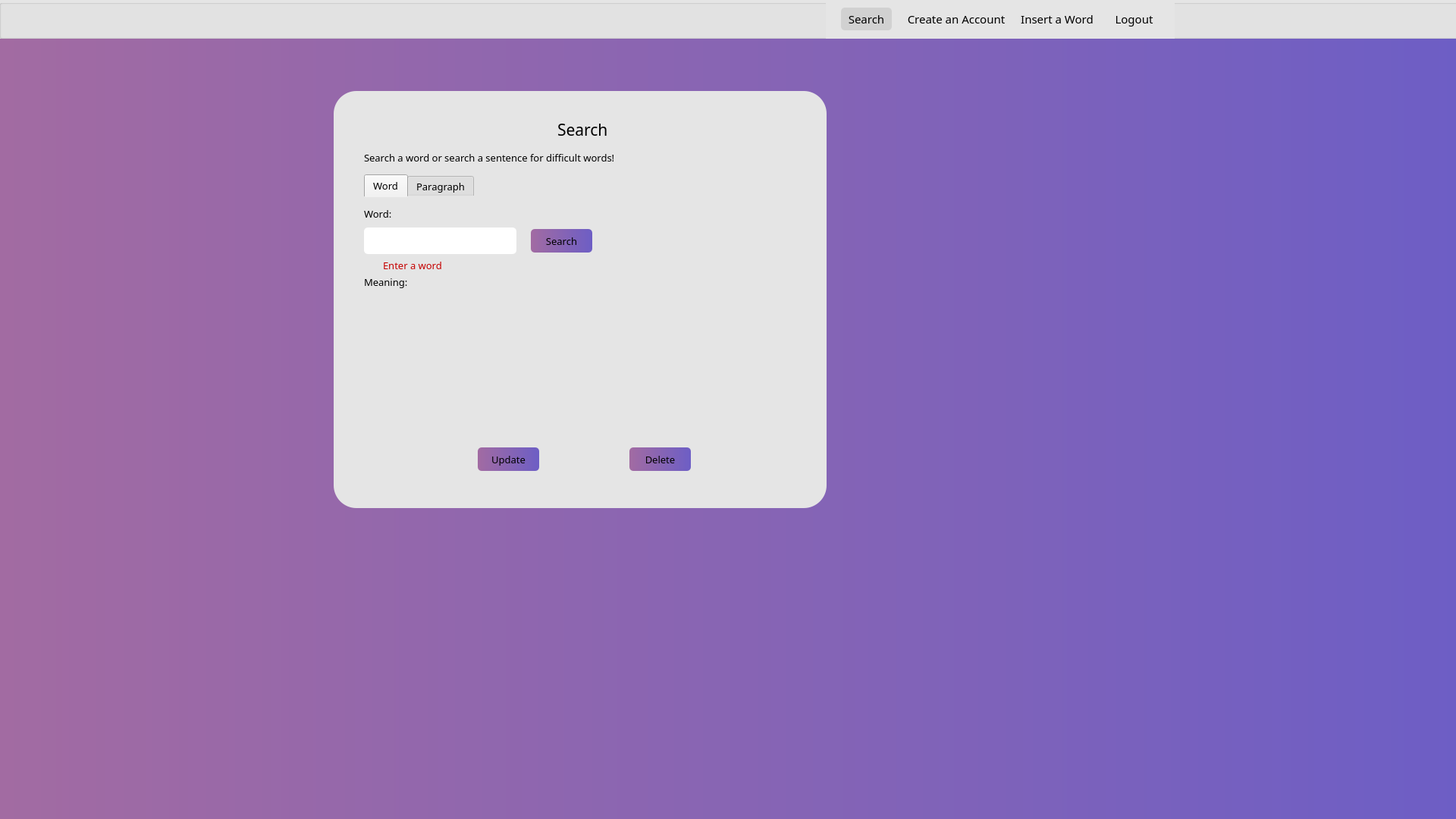
<?xml version="1.0" encoding="UTF-8"?>
<ui version="4.0">
 <class>search_main</class>
 <widget class="QWidget" name="search_main">
  <property name="geometry">
   <rect>
    <x>0</x>
    <y>0</y>
    <width>1920</width>
    <height>1080</height>
   </rect>
  </property>
  <property name="sizePolicy">
   <sizepolicy hsizetype="Preferred" vsizetype="Expanding">
    <horstretch>0</horstretch>
    <verstretch>0</verstretch>
   </sizepolicy>
  </property>
  <property name="baseSize">
   <size>
    <width>0</width>
    <height>0</height>
   </size>
  </property>
  <property name="font">
   <font>
    <family>Poppins Medium</family>
    <pointsize>10</pointsize>
   </font>
  </property>
  <property name="windowTitle">
   <string>MainWindow</string>
  </property>
  <property name="autoFillBackground">
   <bool>false</bool>
  </property>
  <property name="styleSheet">
   <string notr="true">background-color: qlineargradient(spread:pad, x1:0, y1:0, x2:1, y2:0, stop:0 #A26BA2, stop:1 #6D5EC5);
</string>
  </property>
  <widget class="QWidget" name="centralwidget" native="true">
   <property name="geometry">
    <rect>
     <x>0</x>
     <y>0</y>
     <width>1920</width>
     <height>1080</height>
    </rect>
   </property>
   <widget class="QGroupBox" name="groupBox_2">
    <property name="geometry">
     <rect>
      <x>-1</x>
      <y>0</y>
      <width>1931</width>
      <height>51</height>
     </rect>
    </property>
    <property name="styleSheet">
     <string notr="true">background: #E5E5E5;</string>
    </property>
    <property name="title">
     <string/>
    </property>
    <widget class="QWidget" name="layoutWidget">
     <property name="geometry">
      <rect>
       <x>1090</x>
       <y>0</y>
       <width>460</width>
       <height>51</height>
      </rect>
     </property>
     <layout class="QHBoxLayout" name="horizontalLayout">
      <property name="spacing">
       <number>20</number>
      </property>
      <property name="leftMargin">
       <number>20</number>
      </property>
      <property name="rightMargin">
       <number>20</number>
      </property>
      <item>
       <widget class="QPushButton" name="search_mainNavSearch">
        <property name="font">
         <font>
          <family>Poppins Medium</family>
          <pointsize>11</pointsize>
         </font>
        </property>
        <property name="cursor">
         <cursorShape>ArrowCursor</cursorShape>
        </property>
        <property name="styleSheet">
         <string notr="true">border-radius: 5px;
background: #D1D1D1;
height: 30px;
width: 50px;

</string>
        </property>
        <property name="text">
         <string>Search</string>
        </property>
       </widget>
      </item>
      <item>
       <widget class="QPushButton" name="search_mainCreateAccount">
        <property name="font">
         <font>
          <family>Poppins Medium</family>
          <pointsize>11</pointsize>
         </font>
        </property>
        <property name="cursor">
         <cursorShape>PointingHandCursor</cursorShape>
        </property>
        <property name="styleSheet">
         <string notr="true">background: #E5E5E5;
border-radius: 5px;
</string>
        </property>
        <property name="text">
         <string>Create an Account</string>
        </property>
       </widget>
      </item>
      <item>
       <widget class="QPushButton" name="search_mainNavInsert">
        <property name="font">
         <font>
          <family>Poppins Medium</family>
          <pointsize>11</pointsize>
         </font>
        </property>
        <property name="cursor">
         <cursorShape>PointingHandCursor</cursorShape>
        </property>
        <property name="styleSheet">
         <string notr="true">background: #E5E5E5;
border-radius: 5px;
</string>
        </property>
        <property name="text">
         <string>Insert a Word</string>
        </property>
       </widget>
      </item>
      <item>
       <widget class="QPushButton" name="search_mainLogout">
        <property name="font">
         <font>
          <family>Poppins Medium</family>
          <pointsize>11</pointsize>
         </font>
        </property>
        <property name="cursor">
         <cursorShape>PointingHandCursor</cursorShape>
        </property>
        <property name="styleSheet">
         <string notr="true">background: #E5E5E5;
border-radius: 5px;
</string>
        </property>
        <property name="text">
         <string>Logout</string>
        </property>
       </widget>
      </item>
     </layout>
    </widget>
   </widget>
   <widget class="QGroupBox" name="groupBox">
    <property name="geometry">
     <rect>
      <x>440</x>
      <y>120</y>
      <width>650</width>
      <height>550</height>
     </rect>
    </property>
    <property name="styleSheet">
     <string notr="true">background: #E5E5E5;
border-radius: 30px;</string>
    </property>
    <property name="title">
     <string/>
    </property>
    <widget class="QLabel" name="label">
     <property name="geometry">
      <rect>
       <x>295</x>
       <y>30</y>
       <width>91</width>
       <height>41</height>
      </rect>
     </property>
     <property name="font">
      <font>
       <family>Poppins Medium</family>
       <pointsize>16</pointsize>
      </font>
     </property>
     <property name="styleSheet">
      <string notr="true">text-align: center;</string>
     </property>
     <property name="text">
      <string>Search</string>
     </property>
    </widget>
    <widget class="QTabWidget" name="tabWidget">
     <property name="geometry">
      <rect>
       <x>40</x>
       <y>110</y>
       <width>581</width>
       <height>411</height>
      </rect>
     </property>
     <property name="font">
      <font>
       <family>Poppins Medium</family>
       <pointsize>10</pointsize>
       <weight>50</weight>
       <bold>false</bold>
      </font>
     </property>
     <property name="cursor">
      <cursorShape>PointingHandCursor</cursorShape>
     </property>
     <property name="focusPolicy">
      <enum>Qt::TabFocus</enum>
     </property>
     <property name="styleSheet">
      <string notr="true">background: #E5E5E5;
border-radius:0px;</string>
     </property>
     <property name="tabShape">
      <enum>QTabWidget::Rounded</enum>
     </property>
     <property name="currentIndex">
      <number>0</number>
     </property>
     <widget class="QWidget" name="tab">
      <attribute name="title">
       <string>Word</string>
      </attribute>
      <widget class="QLineEdit" name="search_mainWordLineEdit">
       <property name="geometry">
        <rect>
         <x>0</x>
         <y>40</y>
         <width>201</width>
         <height>35</height>
        </rect>
       </property>
       <property name="font">
        <font>
         <family>Poppins</family>
         <pointsize>10</pointsize>
        </font>
       </property>
       <property name="styleSheet">
        <string notr="true">background: #FFFFFF;
border-radius: 5px;
height: 35px
</string>
       </property>
      </widget>
      <widget class="QLabel" name="label_4">
       <property name="geometry">
        <rect>
         <x>0</x>
         <y>10</y>
         <width>51</width>
         <height>23</height>
        </rect>
       </property>
       <property name="font">
        <font>
         <family>Poppins Medium</family>
         <pointsize>10</pointsize>
        </font>
       </property>
       <property name="text">
        <string>Word:</string>
       </property>
      </widget>
      <widget class="QLabel" name="search_mainWordMeaningLabel">
       <property name="geometry">
        <rect>
         <x>0</x>
         <y>100</y>
         <width>81</width>
         <height>23</height>
        </rect>
       </property>
       <property name="font">
        <font>
         <family>Poppins Medium</family>
         <pointsize>10</pointsize>
        </font>
       </property>
       <property name="text">
        <string>Meaning:</string>
       </property>
      </widget>
      <widget class="QPushButton" name="search_mainUpdateButton">
       <property name="geometry">
        <rect>
         <x>150</x>
         <y>330</y>
         <width>81</width>
         <height>31</height>
        </rect>
       </property>
       <property name="font">
        <font>
         <family>Poppins Medium</family>
         <pointsize>10</pointsize>
        </font>
       </property>
       <property name="cursor">
        <cursorShape>PointingHandCursor</cursorShape>
       </property>
       <property name="styleSheet">
        <string notr="true">background-color: qlineargradient(spread:pad, x1:0, y1:0, x2:1, y2:0, stop:0 #A26BA2, stop:1 #6D5EC5);
border-radius: 5px;
</string>
       </property>
       <property name="text">
        <string>Update</string>
       </property>
      </widget>
      <widget class="QPushButton" name="search_mainDeleteButton">
       <property name="geometry">
        <rect>
         <x>350</x>
         <y>330</y>
         <width>81</width>
         <height>31</height>
        </rect>
       </property>
       <property name="font">
        <font>
         <family>Poppins Medium</family>
         <pointsize>10</pointsize>
        </font>
       </property>
       <property name="cursor">
        <cursorShape>PointingHandCursor</cursorShape>
       </property>
       <property name="styleSheet">
        <string notr="true">background-color: qlineargradient(spread:pad, x1:0, y1:0, x2:1, y2:0, stop:0 #A26BA2, stop:1 #6D5EC5);
border-radius: 5px;
</string>
       </property>
       <property name="text">
        <string>Delete</string>
       </property>
      </widget>
      <widget class="QTextBrowser" name="search_mainWordMeaningBrowser">
       <property name="geometry">
        <rect>
         <x>0</x>
         <y>130</y>
         <width>581</width>
         <height>183</height>
        </rect>
       </property>
       <property name="html">
        <string>&lt;!DOCTYPE HTML PUBLIC &quot;-//W3C//DTD HTML 4.0//EN&quot; &quot;http://www.w3.org/TR/REC-html40/strict.dtd&quot;&gt;
&lt;html&gt;&lt;head&gt;&lt;meta name=&quot;qrichtext&quot; content=&quot;1&quot; /&gt;&lt;style type=&quot;text/css&quot;&gt;
p, li { white-space: pre-wrap; }
&lt;/style&gt;&lt;/head&gt;&lt;body style=&quot; font-family:'MS Shell Dlg 2'; font-size:7.8pt; font-weight:400; font-style:normal;&quot;&gt;
&lt;p style=&quot;-qt-paragraph-type:empty; margin-top:0px; margin-bottom:0px; margin-left:0px; margin-right:0px; -qt-block-indent:0; text-indent:0px;&quot;&gt;&lt;br /&gt;&lt;/p&gt;&lt;/body&gt;&lt;/html&gt;</string>
       </property>
      </widget>
      <widget class="QPushButton" name="search_mainWordSearchButton_2">
       <property name="geometry">
        <rect>
         <x>220</x>
         <y>42</y>
         <width>81</width>
         <height>31</height>
        </rect>
       </property>
       <property name="font">
        <font>
         <family>Poppins Medium</family>
         <pointsize>10</pointsize>
        </font>
       </property>
       <property name="cursor">
        <cursorShape>PointingHandCursor</cursorShape>
       </property>
       <property name="styleSheet">
        <string notr="true">background-color: qlineargradient(spread:pad, x1:0, y1:0, x2:1, y2:0, stop:0 #A26BA2, stop:1 #6D5EC5);
border-radius: 5px;
</string>
       </property>
       <property name="text">
        <string>Search</string>
       </property>
      </widget>
      <widget class="QLabel" name="search_mainWordErrorLabel">
       <property name="geometry">
        <rect>
         <x>25</x>
         <y>80</y>
         <width>281</width>
         <height>20</height>
        </rect>
       </property>
       <property name="font">
        <font>
         <family>Poppins Medium</family>
         <pointsize>10</pointsize>
        </font>
       </property>
       <property name="styleSheet">
        <string notr="true">color:rgb(197, 0, 0)</string>
       </property>
       <property name="text">
        <string>Enter a word</string>
       </property>
      </widget>
     </widget>
     <widget class="QWidget" name="tab_2">
      <attribute name="title">
       <string>Paragraph</string>
      </attribute>
      <widget class="QLabel" name="search_mainSentenceMeaningLabel">
       <property name="geometry">
        <rect>
         <x>0</x>
         <y>110</y>
         <width>271</width>
         <height>23</height>
        </rect>
       </property>
       <property name="font">
        <font>
         <family>Poppins Medium</family>
         <pointsize>10</pointsize>
        </font>
       </property>
       <property name="text">
        <string>Words and their meanings:</string>
       </property>
      </widget>
      <widget class="QTextBrowser" name="search_mainSentenceMeaningBrowser">
       <property name="geometry">
        <rect>
         <x>0</x>
         <y>139</y>
         <width>581</width>
         <height>231</height>
        </rect>
       </property>
       <property name="html">
        <string>&lt;!DOCTYPE HTML PUBLIC &quot;-//W3C//DTD HTML 4.0//EN&quot; &quot;http://www.w3.org/TR/REC-html40/strict.dtd&quot;&gt;
&lt;html&gt;&lt;head&gt;&lt;meta name=&quot;qrichtext&quot; content=&quot;1&quot; /&gt;&lt;style type=&quot;text/css&quot;&gt;
p, li { white-space: pre-wrap; }
&lt;/style&gt;&lt;/head&gt;&lt;body style=&quot; font-family:'MS Shell Dlg 2'; font-size:7.8pt; font-weight:400; font-style:normal;&quot;&gt;
&lt;p style=&quot;-qt-paragraph-type:empty; margin-top:0px; margin-bottom:0px; margin-left:0px; margin-right:0px; -qt-block-indent:0; text-indent:0px;&quot;&gt;&lt;br /&gt;&lt;/p&gt;&lt;/body&gt;&lt;/html&gt;</string>
       </property>
      </widget>
      <widget class="QPushButton" name="search_mainSentenceSearchButton">
       <property name="geometry">
        <rect>
         <x>490</x>
         <y>30</y>
         <width>81</width>
         <height>31</height>
        </rect>
       </property>
       <property name="font">
        <font>
         <family>Poppins Medium</family>
         <pointsize>10</pointsize>
        </font>
       </property>
       <property name="cursor">
        <cursorShape>PointingHandCursor</cursorShape>
       </property>
       <property name="styleSheet">
        <string notr="true">background-color: qlineargradient(spread:pad, x1:0, y1:0, x2:1, y2:0, stop:0 #A26BA2, stop:1 #6D5EC5);
border-radius: 5px;
</string>
       </property>
       <property name="text">
        <string>Search</string>
       </property>
      </widget>
      <widget class="QLabel" name="search_mainSentenceErrorLabel">
       <property name="geometry">
        <rect>
         <x>30</x>
         <y>90</y>
         <width>281</width>
         <height>20</height>
        </rect>
       </property>
       <property name="font">
        <font>
         <family>Poppins Medium</family>
         <pointsize>10</pointsize>
        </font>
       </property>
       <property name="styleSheet">
        <string notr="true">color:rgb(197, 0, 0)</string>
       </property>
       <property name="text">
        <string>Enter a Sentence</string>
       </property>
      </widget>
      <widget class="QTextEdit" name="search_mainSentenceLineEdit">
       <property name="geometry">
        <rect>
         <x>0</x>
         <y>6</y>
         <width>471</width>
         <height>81</height>
        </rect>
       </property>
       <property name="styleSheet">
        <string notr="true">background: #FFFFFF;
border-radius: 5px;</string>
       </property>
      </widget>
     </widget>
    </widget>
    <widget class="QLabel" name="label_3">
     <property name="geometry">
      <rect>
       <x>40</x>
       <y>80</y>
       <width>501</width>
       <height>16</height>
      </rect>
     </property>
     <property name="font">
      <font>
       <family>Poppins Medium</family>
       <pointsize>10</pointsize>
      </font>
     </property>
     <property name="text">
      <string>Search a word or search a sentence for difficult words!</string>
     </property>
    </widget>
   </widget>
  </widget>
 </widget>
 <resources/>
 <connections/>
</ui>
